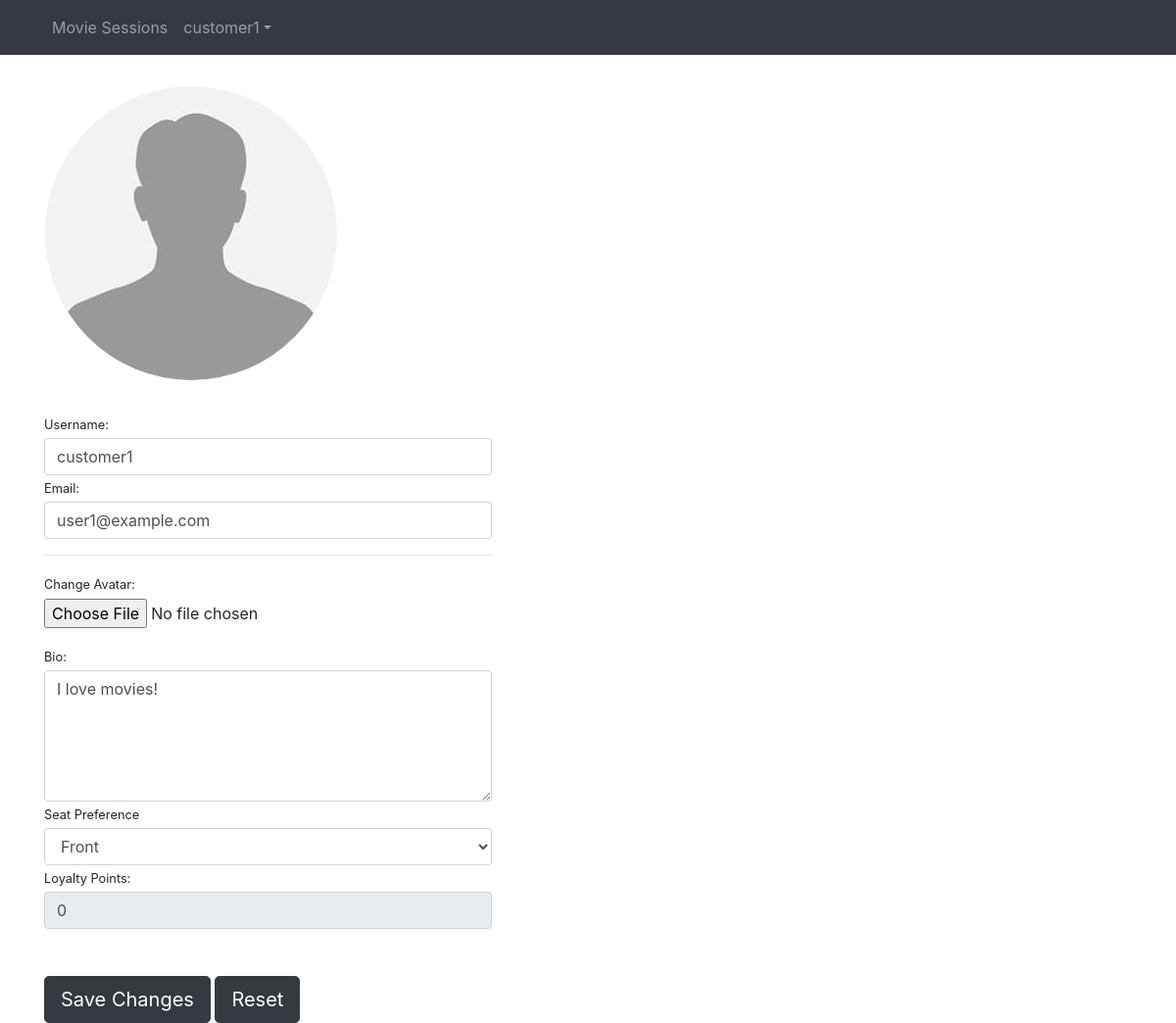
Page /user_preferences/ (signed in) on the committed database.
### register/models.py (models this page shows)
class User(AbstractUser):
    user_type = models.ForeignKey(UserProfile, on_delete=models.CASCADE, default=1)

### main/models.py (models this page shows, shortened)
class Customer(models.Model):
    user = models.OneToOneField(User, on_delete=models.CASCADE)
    bio = models.TextField(max_length=500, blank=True, null=True)
    avatar = models.ImageField(upload_to='profile_avatars', default='avatar.jpg')
    seat_preference = models.CharField(max_length=50, default='Front')
    loyalty_points = models.IntegerField(default=0)

### manager/views.py (the view)
# urls.py: path('user_preferences/', views.user_preferences, name='user_preferences'),
@login_required(login_url='/login/')
def user_preferences(request):
    if request.method == 'POST':
        user_form = UpdateUserForm(request.POST, instance=request.user)
        profile_form = UpdateCustomerForm(request.POST, request.FILES, instance=request.user.customer)
        if user_form.is_valid() and profile_form.is_valid():
            user_form.save()
            profile_form.save()
            messages.success(request, 'Your profile & preferences is updated successfully')
            return redirect(to='user_preferences')
    else:
        user_form = UpdateUserForm(instance=request.user)
        profile_form = UpdateCustomerForm(instance=request.user.customer)
        context = {'user_form': user_form, 'profile_form': profile_form}
    return render(request, 'user_preferences.html', context)

### manager/forms.py
class UpdateUserForm(forms.ModelForm):
    username = forms.CharField(max_length=100,
                               required=True,
                               widget=forms.TextInput(attrs={'class': 'form-control'}))
    email = forms.EmailField(required=False,
                             widget=forms.TextInput(attrs={'class': 'form-control'}))
    class Meta:
        model = User
        fields = ['username', 'email']

class UpdateCustomerForm(forms.ModelForm):
    avatar = forms.ImageField(widget=forms.FileInput(attrs={'class': 'form-control-file'}))
    bio = forms.CharField(required=False, widget=forms.Textarea(attrs={'class': 'form-control', 'rows': 5}))
    seat_preference = forms.ChoiceField(choices=(('Front', 'Front'), ('Middle', 'Middle'), ('Back', 'Back'))
                                        , widget=forms.Select(attrs={'class': 'form-control'}))
    class Meta:
        model = Customer
        fields = ['avatar', 'bio', 'seat_preference', 'loyalty_points']

### manager/context_processors.py (called while the page is built)
def view_username(request):
    if request.user.is_authenticated:
        username = request.user.username
    else:
        username = "Unregistered"
    return {'current_user': username}

### manager/templates/user_preferences.html (shortened to what this page needs)
{% extends "base.html" %}
{% block content %}
<div class="row my-3 p-3">
    <img class="rounded-circle account-img" src="{{ user.customer.avatar.url }} " style="cursor: pointer;"/>
</div>
<div class="form-content">
    <form method="post" enctype="multipart/form-data">
        <div class="form-row">
            <div class="col-md-5">
                <div class="form-group">
                    <label class="small mb-1">Username:</label>
                        {{ user_form.username }}
                    <label class="small mb-1">Email:</label>
                        {{ user_form.email }}
                </div>
                <div class="form-group">
                    <hr>
                    <label class="small mb-1">Change Avatar:</label>
                    {{ profile_form.avatar }}
                </div>
                <label class="small mb-1">Bio:</label> {{ profile_form.bio }}
                <label class="small mb-1">Seat Preference</label> {{ profile_form.seat_preference }}
                <label class="small mb-1">Loyalty Points:</label>
                <input type="number" name="loyalty_points" value="{{ profile_form.instance.loyalty_points }}" readonly class="form-control">
            </div>
        </div>
        <br><br>
        <button type="submit" class="btn btn-dark btn-lg">Save Changes</button>
        <button type="reset" class="btn btn-dark btn-lg">Reset</button>
    </form>
</div>
{% endblock %}

### manager/templates/navbar.html (shortened to what this page needs)
{% load static %}
<nav class="navbar navbar-expand-lg navbar-dark bg-dark">
    <div class="container">
        <div class="collapse navbar-collapse" id="navbarsExample07">
          <ul class="navbar-nav mr-auto">
              {% if user.user_type_id == 2 or 3 %}
			        <li {% if request.path == '/movie_session_list/' %} class="nav-item active"{% else %} class="nav-item" {% endif %}>
                <a class="nav-link" href="{% url 'movie_session_list' %}">Movie Sessions</a>
			        </li>
              {% endif %}
              <li class="nav-item dropdown">
                <a class="nav-link dropdown-toggle" href="#" id="dropdown07" data-toggle="dropdown" aria-haspopup="true" aria-expanded="false">{{ current_user }}</a>
            </li>
          </ul>
        </div>
    </div>
</nav>

### rows in the picture
User: username "customer1", customer.avatar (placeholder picture), email "user1@example.com"
Customer: bio "I love movies!", seat_preference "Front", loyalty_points "0"
